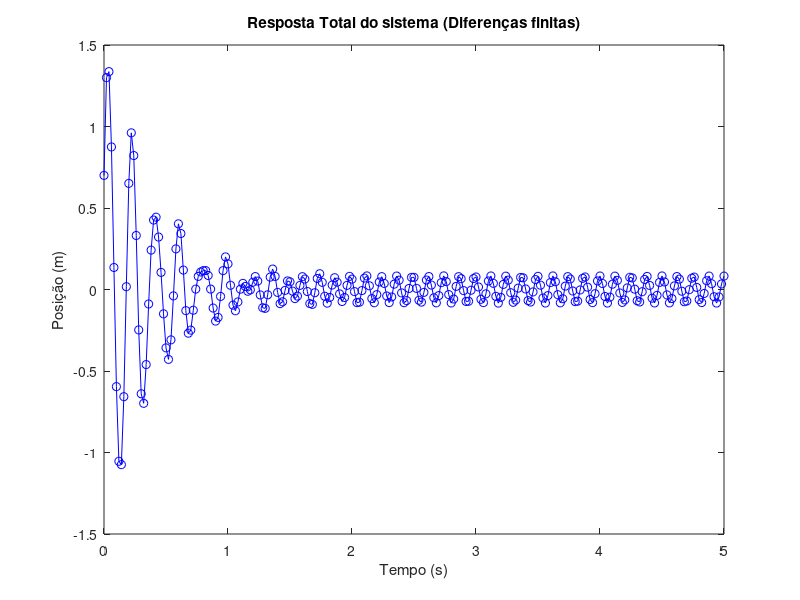

Here is the MATLAB script that generated this plot:
% Parâmetros do sistema
m = 1;     % massa (kg)
c = 5;     % constante do amortecedor (Ns/m)
k = 1000;  % constante da mola (N/m)

% Condições iniciais
x0 = 0.7;  % posição inicial (m)
v0 = 30;   % velocidade inicial (m/s)

% Função da força externa
F = @(t) -100 *cos(50*t);  % Exemplo: F(t) = -100*cos(50t)

% Tempo de simulação
t_start = 0;
t_end = 5;
dt = 0.02;
t = t_start:dt:t_end;


%Iterações a partir das condições iniciais
x(1) = x0;
x(2) = x(1) + v0*dt;


%Resto das iterações
for i = 3 : (length(t))
    x(i) = x(i-1)*(2-dt*c/m - (dt)^2*k/m)+x(i-2)*(dt*c/m-1)+(dt)^2/m*F(t_start+(i-1)*dt);
end


%TESTE:
%
%teste_funct = m*diff(diff(x))/dt^2 + c*diff(x)(1:length(x)-2)/dt + k*(x)(1:length(x)-2);
%plot(t(1:length(t)-2),abs(teste_funct-F(t)(1:length(t)-2)),'bo-');
%
%O plot acima mostra a diferença em módulo entre " mx'' + cx' + kx " e " F(t) "
%
%O código abaixo mostra os valores de x0 e v0 esperados assim como seus valores
%obtidos pela x(t) calculada.
%
%x0
%v0
%disp(["x(0) = "  num2str(x(1))])
%disp(["x'(0) = " , num2str((diff(x)/dt)(1))]);

%Gráfico
length(t);
length(x);
figure;
plot(t,x,'bo-');
xlabel('Tempo (s)');
ylabel('Posição (m)');
title('Resposta Total do sistema (Diferenças finitas)');
